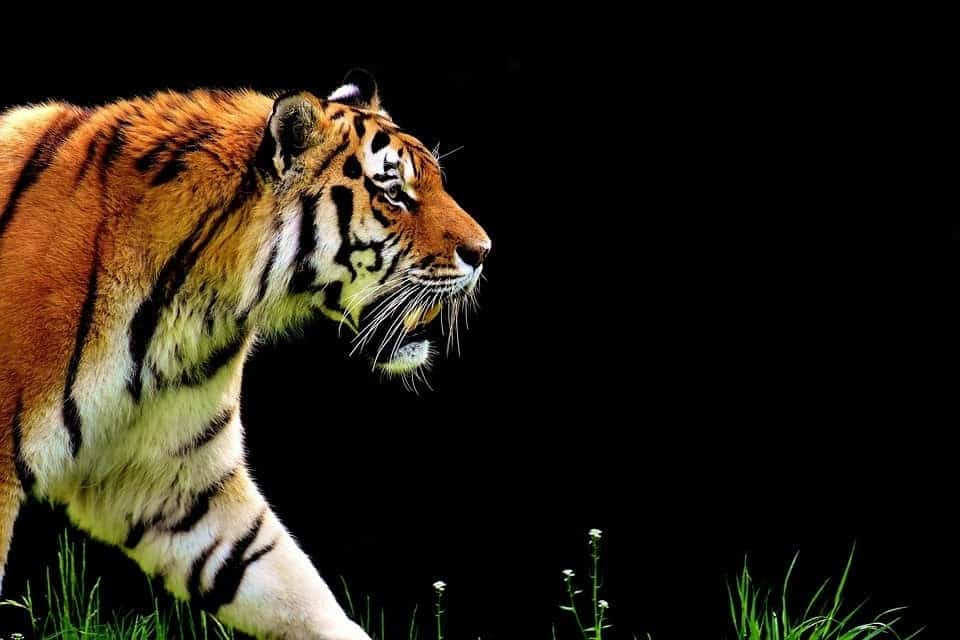
#> input picture ALPR-94/tiger.jpg, 960 x 640 px
$ python sobel.py   (older library calls are emulated)
#> lines starting #> are read from the running program, lines starting #| are printed output that depends on the picture; after the words box and inside, x2 and y2 are one past the last pixel; in counts of white or black regions, pixels touching at a corner belong together
import cv2
import numpy

image = cv2.imread("tiger.jpg", flags=0)
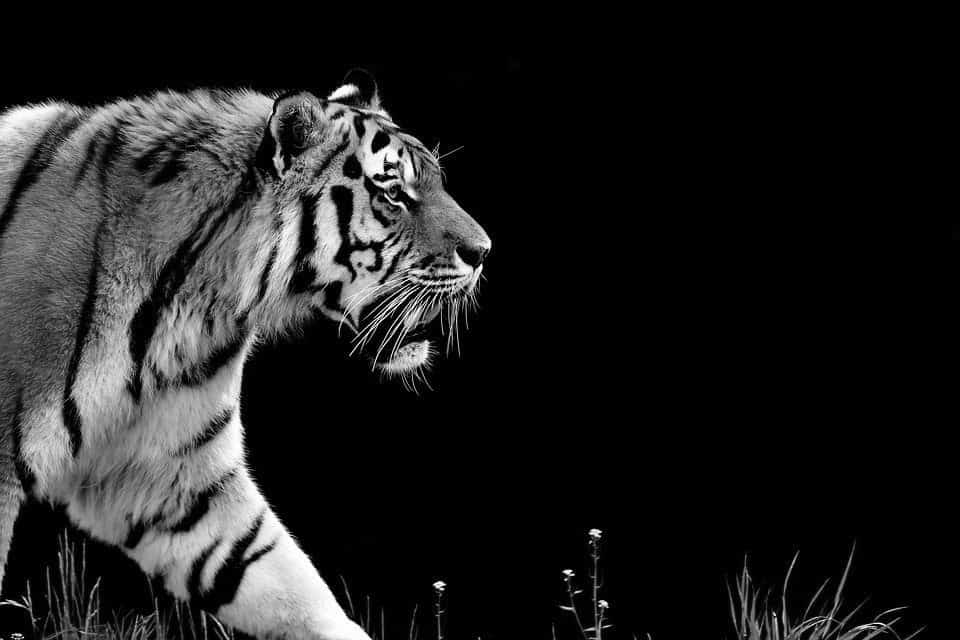
#> image: shape (640, 960); min 0, max 255, mean 33.2
image_blur = cv2.GaussianBlur(image, (3, 3), sigmaX=0, sigmaY=0)

sobel_x = cv2.Sobel(image_blur, ddepth=cv2.CV_64F, dx=1, dy=0, ksize=5)
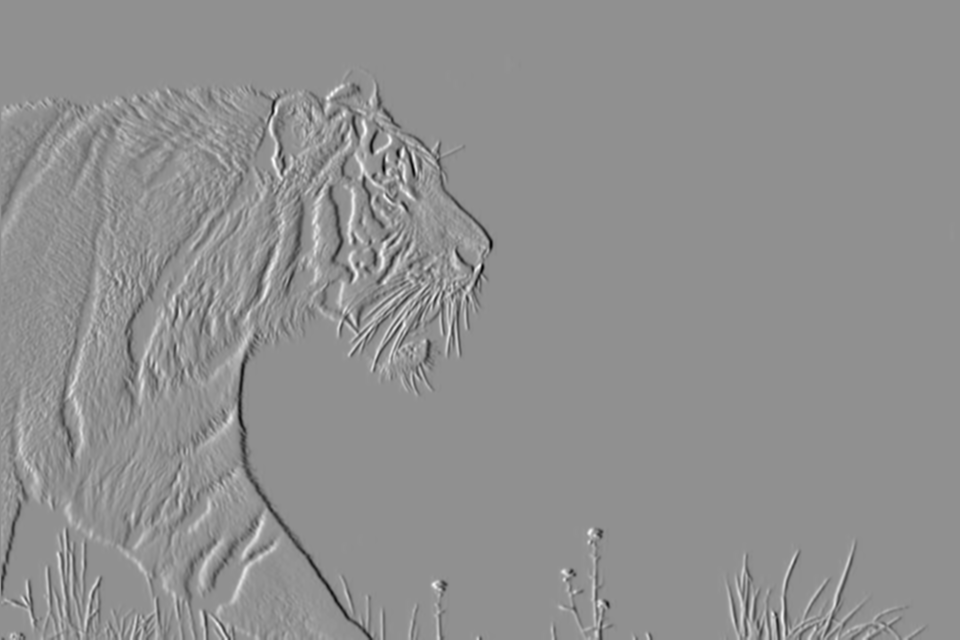
#> sobel_x: shape (640, 960) float64; min -9377, max 7121, mean -10.1; drawn with min black and max white
sobel_y = cv2.Sobel(image_blur, ddepth=cv2.CV_64F, dx=0, dy=1, ksize=5)
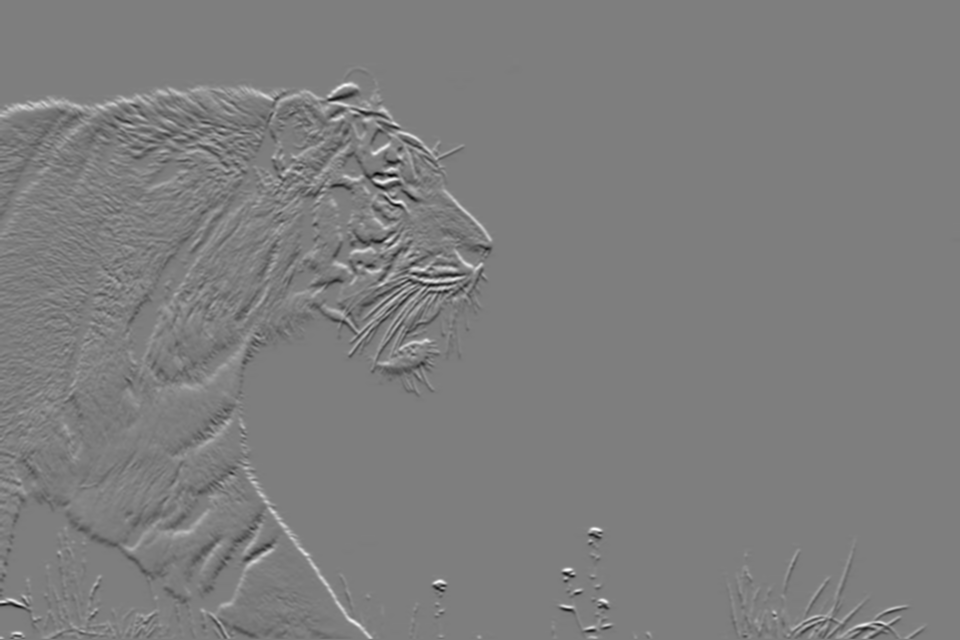
#> sobel_y: shape (640, 960) float64; min -8874, max 9083, mean 8.6; drawn with min black and max white
sobel_xy = cv2.Sobel(image_blur, ddepth=cv2.CV_64F, dx=1, dy=1, ksize=5)
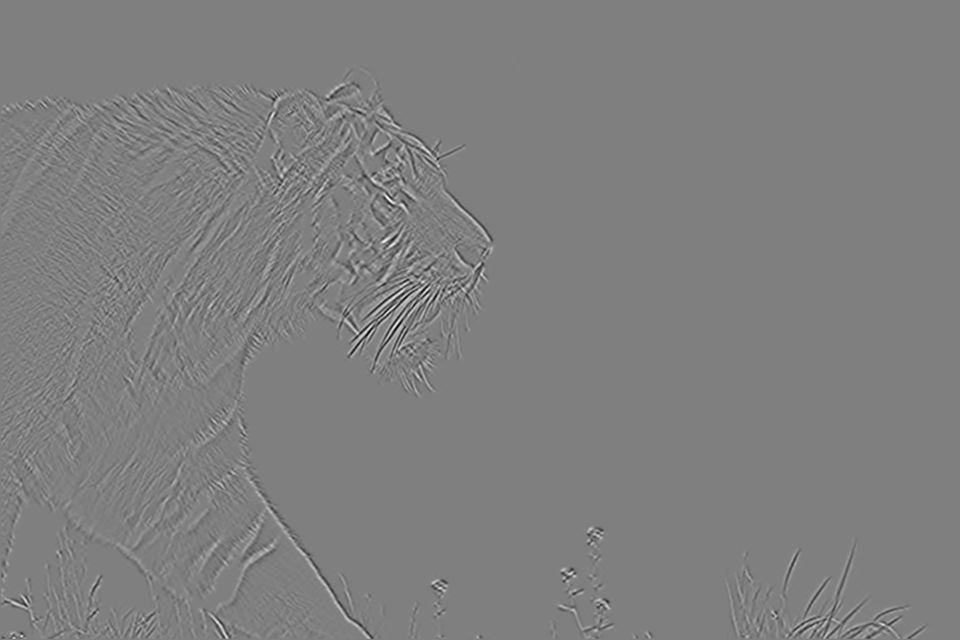
#> sobel_xy: shape (640, 960) float64; min -1984, max 1975, mean 0; drawn with min black and max white

concatenated = numpy.concatenate((sobel_x, sobel_y, sobel_xy), axis=1)
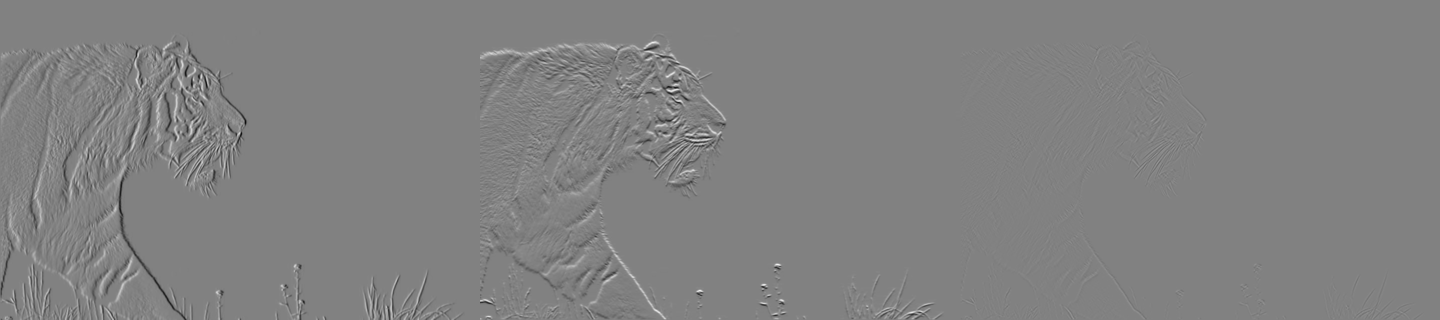
#> concatenated: shape (640, 2880) float64 (shown at 1/2 size); min -9377, max 9083, mean -0.5; drawn with min black and max white
cv2.imshow("Sobel X, Sobel Y, Sobel XY", concatenated)
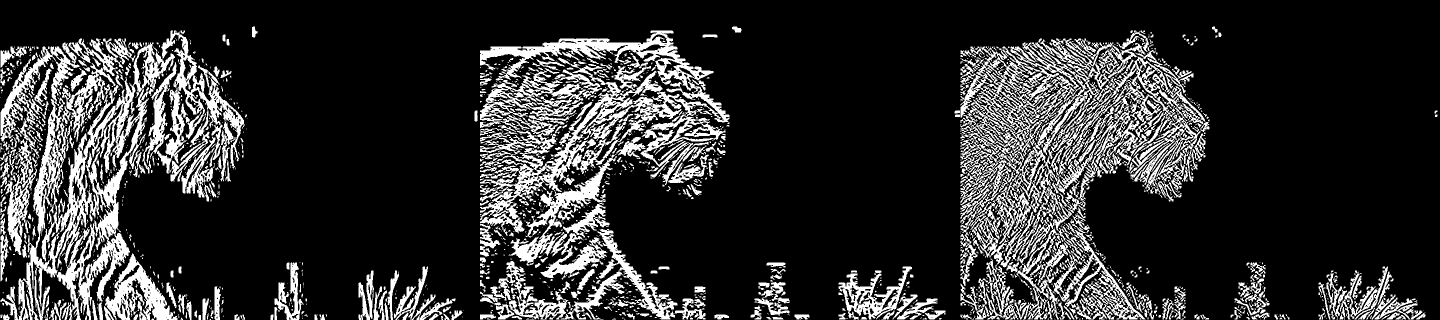
#> window 'Sobel X, Sobel Y, Sobel XY': shape (640, 2880) (shown at 1/2 size); 18.7% white; 1955 white regions (1327 under 20 px), largest, box (x1, y1, x2, y2) and area: (960, 61, 1459, 471) 56880, (1, 85, 350, 640) 48485, (1921, 85, 2200, 639) 39955
cv2.waitKey()
cv2.destroyAllWindows()
